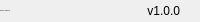
              <widget class="QFrame" name="bottomBar">
               <property name="minimumSize">
                <size>
                 <width>0</width>
                 <height>22</height>
                </size>
               </property>
               <property name="maximumSize">
                <size>
                 <width>16777215</width>
                 <height>22</height>
                </size>
               </property>
               <property name="frameShape">
                <enum>QFrame::NoFrame</enum>
               </property>
               <property name="frameShadow">
                <enum>QFrame::Raised</enum>
               </property>
               <layout class="QHBoxLayout" name="horizontalLayout_5">
                <property name="spacing">
                 <number>0</number>
                </property>
                <property name="leftMargin">
                 <number>0</number>
                </property>
                <property name="topMargin">
                 <number>0</number>
                </property>
                <property name="rightMargin">
                 <number>0</number>
                </property>
                <property name="bottomMargin">
                 <number>0</number>
                </property>
                <item>
                 <widget class="QLabel" name="creditsLabel">
                  <property name="maximumSize">
                   <size>
                    <width>16777215</width>
                    <height>16</height>
                   </size>
                  </property>
                  <property name="font">
                   <font>
                    <family>Segoe UI</family>
                    <pointsize>-1</pointsize>
                    <weight>50</weight>
                    <italic>false</italic>
                    <bold>false</bold>
                   </font>
                  </property>
                  <property name="text">
                   <string>Coded by: tristan#2230</string>
                  </property>
                  <property name="alignment">
                   <set>Qt::AlignLeading|Qt::AlignLeft|Qt::AlignVCenter</set>
                  </property>
                 </widget>
                </item>
                <item>
                 <widget class="QLabel" name="version">
                  <property name="text">
                   <string>v1.0.0</string>
                  </property>
                  <property name="alignment">
                   <set>Qt::AlignRight|Qt::AlignTrailing|Qt::AlignVCenter</set>
                  </property>
                 </widget>
                </item>
                <item>
                 <widget class="QFrame" name="frame_size_grip">
                  <property name="minimumSize">
                   <size>
                    <width>20</width>
                    <height>0</height>
                   </size>
                  </property>
                  <property name="maximumSize">
                   <size>
                    <width>20</width>
                    <height>16777215</height>
                   </size>
                  </property>
                  <property name="frameShape">
                   <enum>QFrame::NoFrame</enum>
                  </property>
                  <property name="frameShadow">
                   <enum>QFrame::Raised</enum>
                  </property>
                 </widget>
                </item>
               </layout>
              </widget>
